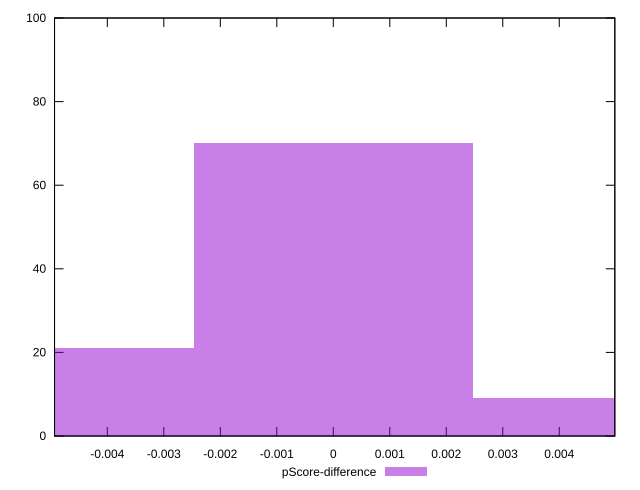

gnuplot code for this plot:
reset

$pScoreDifference <<EOF
0 70
-0.00494376643812557 21
0.00494376643812557 9
EOF

set key outside below
set boxwidth 0.00494376643812557
set xrange [-0.0049344444444444635:0.00498333333333334]
set yrange [0:100]
set trange [0:100]
set style fill transparent solid 0.5 noborder
set terminal svg size 640, 490 enhanced background rgb 'white'
set output "report/report_00029_2021-02-24T13-36-40.390Z/uses-rel-preconnect/samples/astro/pScore-difference/histogram.svg"

plot $pScoreDifference title "pScore-difference" with boxes

reset
